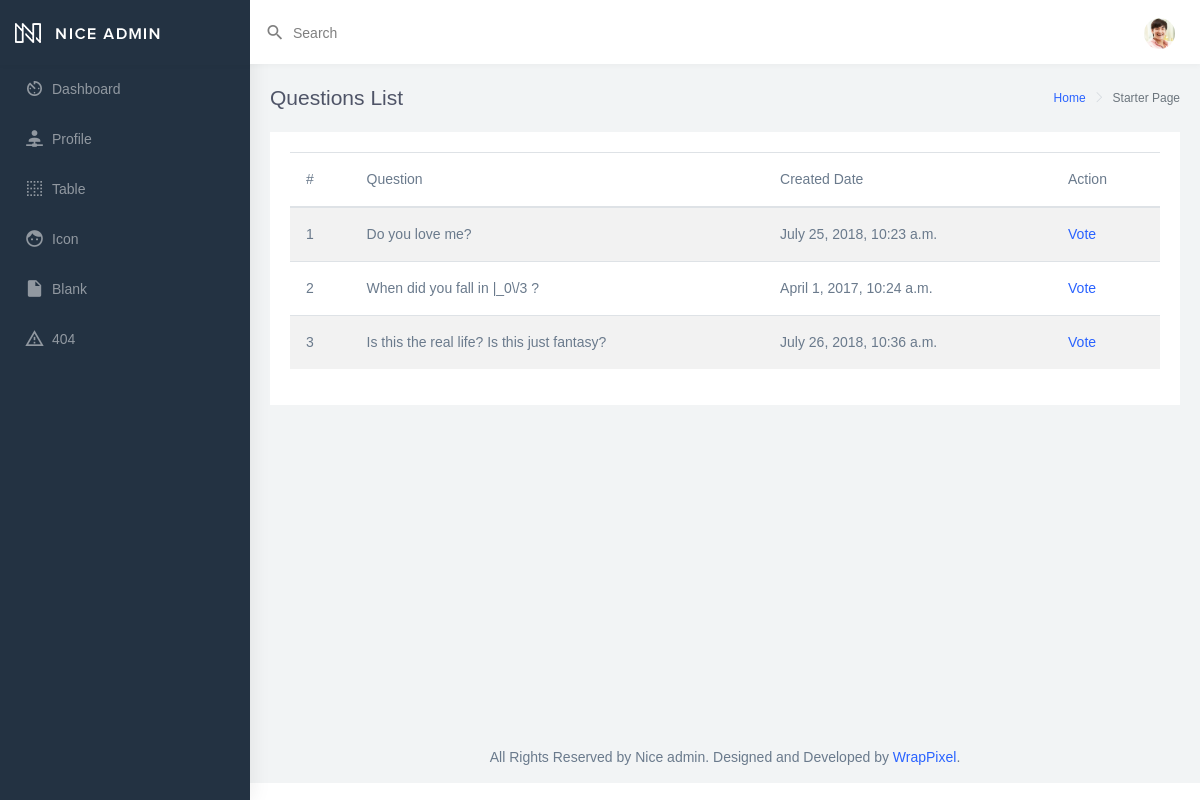
Screenshot of /polls/ with the database file from the repository.
### polls/models.py (models this page shows, shortened)
class Question(models.Model):
    question_text = models.TextField(max_length= 200)
    created = models.DateTimeField("Date Loved", auto_now=True)

### polls/views.py (the view)
# urls.py: path('', views.index),
def index(request):
    questions = Question.objects.all()
    return render(request, "polls/index.html", {'questions' : questions, 'title' : 'Question '})

### polls/templates/polls/index.html
{% extends 'polls/template.html' %}
{% block title_block %}
    Questions List
{% endblock %}
{% block main_content %}
        <table class="table table-striped">
          <thead>
            <tr>
              <th scope="col">#</th>
              <th scope="col">Question</th>
              <th scope="col">Created Date</th>
              <th scope="col">Action</th>
            </tr>
          </thead>
          <tbody>
            {% for question in questions %}
                <tr>
                  <td scope="row">
                       {{ question.id }}
                  </td>
                  <td>{{ question.question_text }}</td>
                  <td>{{ question.created }}</td>
                  <td>
                      <a href = "/polls/{{ question.id }}">
                            Vote
                      </a>
                  </td>
                </tr>
            {% endfor %}
          </tbody>
        </table>
{% endblock %}

### rows the page displays
Question: id "1", question_text "Do you love me?", created "July 25, 2018, 10:23 a.m."
Question: id "2", question_text "When did you fall in |_0\\/3 ?", created "April 1, 2017, 10:24 a.m."
Question: id "3", question_text "Is this the real life? Is this just fantasy?", created "July 26, 2018, 10:36 a.m."
